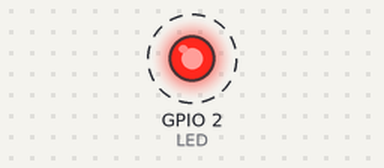
Recording of a sketch running on a simulated ESP32. Shown: output pins drawn as LEDs (lit = HIGH). Dashed ring = blinking. What the sketch prints to the serial monitor is not drawn.

Above: at 0.5 s.
Timing chart, 0 to 4.6 s (numbered marks = the images above):
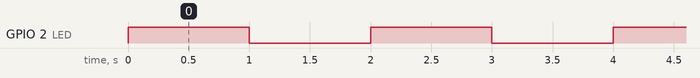

The sketch:

sketch.ino
```cpp
#define LED 2


void setup() {
  // Manuel Vergara:
  Serial.begin(115200);
  Serial.println("Hello, ESP32!");
  pinMode(LED, OUTPUT);
}

void loop() {
  digitalWrite(LED, HIGH);
  delay(1000);
  digitalWrite(LED,LOW);
  delay(1000);

}
```

Measured:
- by itself, GPIO 2 (LED): alternates HIGH for 1.0 s and LOW for 1.0 s
